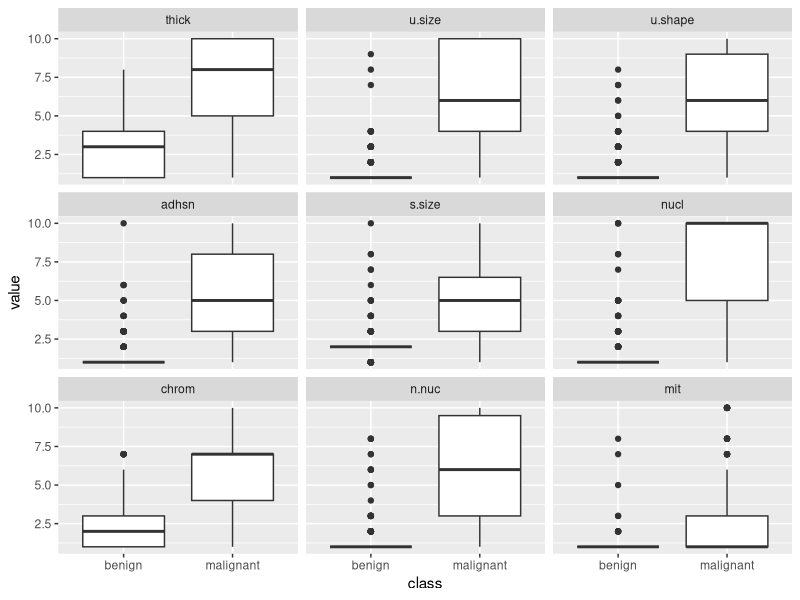

Generate this figure with R: (Note: this script raises an error after producing the figure.)
library(MASS)
data("biopsy")
str(biopsy)
biopsy$ID = NULL

names(biopsy) = c("thick", "u.size", "u.shape", "adhsn", "s.size", "nucl", "chrom", "n.nuc", "mit", "class")
names(biopsy)

biopsy.v2 = na.omit(biopsy)
library(reshape2)
library(ggplot2)
biop.m = melt(biopsy.v2, id.var="class")
ggplot(data=biop.m, aes(x=class, y=value)) + geom_boxplot() +facet_wrap(~variable,ncol = 3)

set.seed(123)
ind = sample(2, nrow(biopsy.v2), replace=TRUE, prob=c(0.7, 0.3))
train = biopsy.v2[ind==1,] #the training data set
test = biopsy.v2[ind==2,] #the test data set
str(test) #confirm it worked

table(train$class)
table(test$class)

full.fit = glm(class~., family=binomial, data=train)
summary(full.fit)
confint(full.fit)
library(car)
vif(full.fit)
##check multicolinearirty
contrasts(train$class)

train$predict = rep("benign", 474)
train$predict[train$probs>0.5]="malignant"
table(train$predict, train$class)
mean(train$predict==train$class)

##TEST SET
test$prob = predict(full.fit, newdata=test, type="response")
test$predict = rep("benign", 209)
test$predict[test$prob>0.5]="malignant"
table(test$predict, test$class)
mean(test$predict==test$class)

##RANDOM FOREST CLASSIFICATION
rf.biop = randomForest(class~., data=biop.train)
